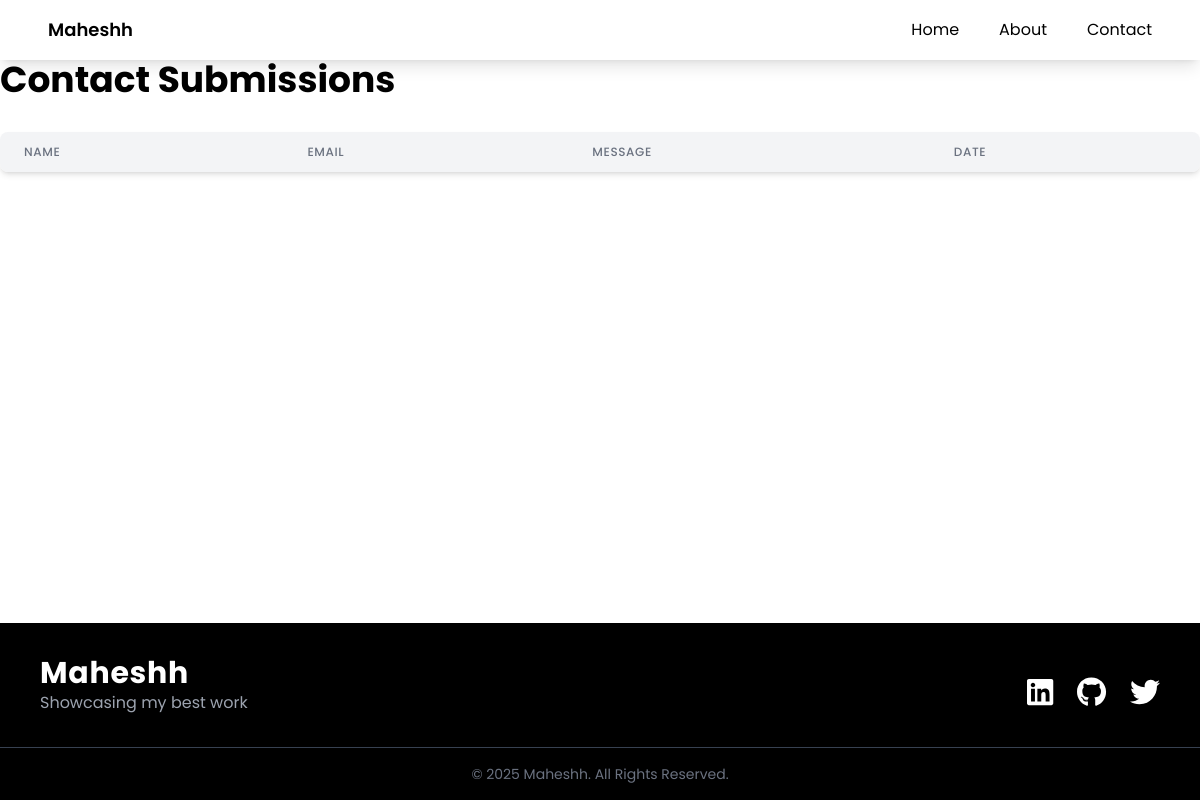
/admin/contacts, run on an earlier commit of the app's database.
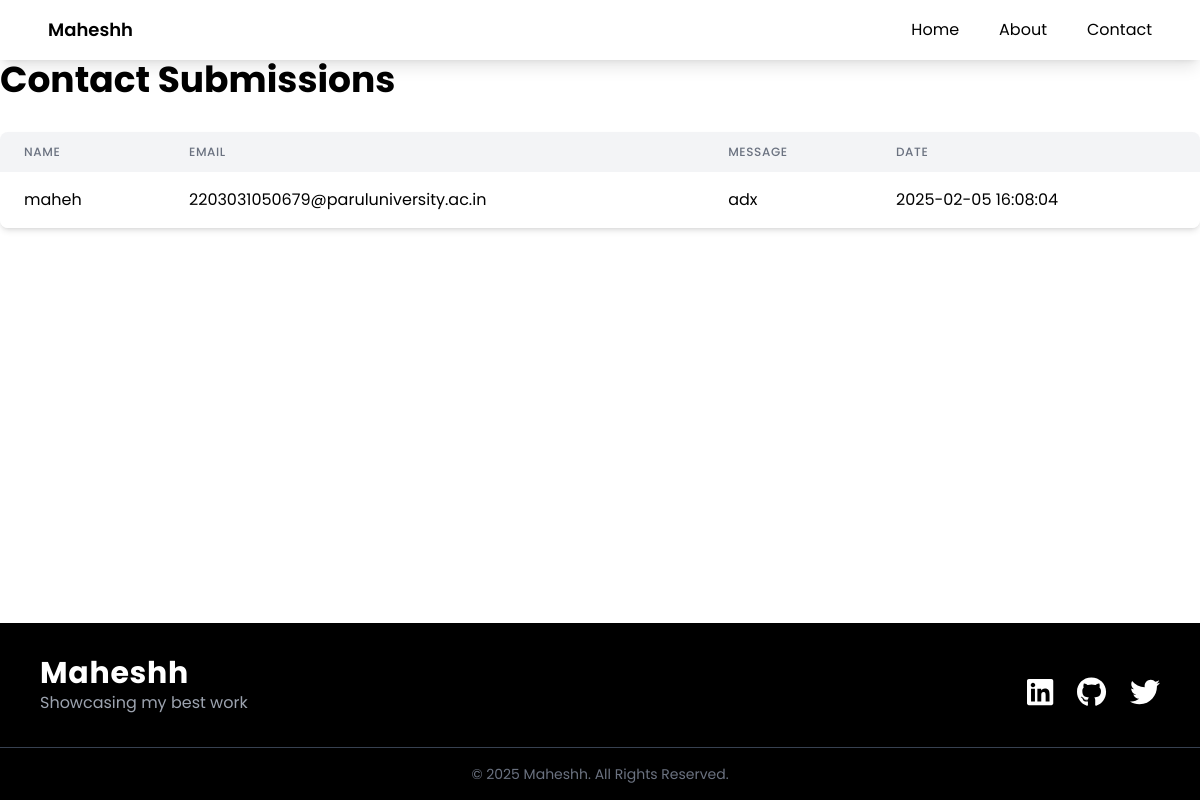
And on a later commit of the database.
### app.py (models this page shows)
class Contact(db.Model):
    id = db.Column(db.Integer, primary_key=True)
    name = db.Column(db.String(100), nullable=False)
    email = db.Column(db.String(100), nullable=False)
    message = db.Column(db.Text, nullable=False)
    date = db.Column(db.DateTime, default=datetime.utcnow)

### app.py (the view)
@app.route('/admin/contacts')
def admin_contacts():
    contacts = Contact.query.order_by(Contact.date.desc()).all()
    return render_template('admin_contacts.html', contacts=contacts)

### templates/admin_contacts.html (shortened to what this page needs)
{% extends "base.html" %}
{% block content %}
<h1 class="text-4xl font-bold mb-8">Contact Submissions</h1>
<div class="bg-white rounded-lg shadow-md overflow-hidden">
    <table class="min-w-full">
        <thead class="bg-gray-100">
            <tr>
                <th class="px-6 py-3 text-left text-xs font-medium text-gray-500 uppercase tracking-wider">Name</th>
                <th class="px-6 py-3 text-left text-xs font-medium text-gray-500 uppercase tracking-wider">Email</th>
                <th class="px-6 py-3 text-left text-xs font-medium text-gray-500 uppercase tracking-wider">Message</th>
                <th class="px-6 py-3 text-left text-xs font-medium text-gray-500 uppercase tracking-wider">Date</th>
            </tr>
        </thead>
        <tbody class="bg-white divide-y divide-gray-200">
            {% for contact in contacts %}
            <tr>
                <td class="px-6 py-4 whitespace-nowrap">{{ contact.name }}</td>
                <td class="px-6 py-4 whitespace-nowrap">{{ contact.email }}</td>
                <td class="px-6 py-4">{{ contact.message }}</td>
                <td class="px-6 py-4 whitespace-nowrap">{{ contact.date.strftime('%Y-%m-%d %H:%M:%S') }}</td>
            </tr>
            {% endfor %}
        </tbody>
    </table>
</div>
{% endblock %}

### templates/base.html (shortened to what this page needs)
<!DOCTYPE html>
<html lang="en">
<head>
    <script src="https://cdn.tailwindcss.com"></script>
</head>
<head>
</head>
<body class="min-h-screen flex flex-col">
    <nav class="bg-white shadow-lg sticky top-0 z-50">
        <div class="max-w-6xl mx-auto px-4">
            <div class="flex justify-between">
                <div class="flex space-x-7">
                    <div>
                        <a href="/" class="flex items-center py-4 px-2">
                            <span class="font-semibold text-black text-lg">Maheshh</span>
                        </a>
                    </div>
                </div>
                <div class="hidden md:flex items-center space-x-6">
                    <a href="/" class="nav-link py-4 px-2 text-black hover:text-gray-700 transition duration-300">Home</a>
                    <a href="/about" class="nav-link py-4 px-2 text-black hover:text-gray-700 transition duration-300">About</a>
                    <a href="/contact" class="nav-link py-4 px-2 text-black hover:text-gray-700 transition duration-300">Contact</a>
                </div>
            </div>
        </div>
    </nav>
    <div class="flex-grow">
        {% block content %}{% endblock %}
    </div>
    <footer class="bg-black text-white mt-12">
        <div class="max-w-6xl mx-auto py-8 px-4 flex flex-col md:flex-row justify-between items-center">
            <div class="text-center md:text-left mb-4 md:mb-0">
                <h2 class="text-3xl font-bold tracking-wide">Maheshh</h2>
                <p class="text-gray-400">Showcasing my best work</p>
            </div>
            <div class="flex space-x-6 mt-4 text-3xl">
                <a href="#" class="hover:text-blue-500 transition duration-300">
                    <i class="fab fa-linkedin"></i>
                </a>
                <a href="#" class="hover:text-gray-400 transition duration-300">
                    <i class="fab fa-github"></i>
                </a>
                <a href="#" class="hover:text-blue-400 transition duration-300">
                    <i class="fab fa-twitter"></i>
                </a>
            </div>
        </div>
        <div class="text-center py-4 text-gray-500 text-sm border-t border-gray-700">
            © 2025 Maheshh. All Rights Reserved.
        </div>
    </footer>
</body>
</html>

### templates/base.html (style rules this page uses)
body { font-family: 'Poppins', sans-serif; background-color: #ffffff; color: #000000; }
.nav-link { position: relative; }
.nav-link::after { content: ''; position: absolute; width: 100%; height: 2px; bottom: 0; left: 0; background-color: #000000; transform: scaleX(0); transition: transform 0.3s ease-in-out; }

What changed in the data, as far as the page shows it:
added Contact: name "maheh", email "2203031050679@paruluniversity.ac.in", message "adx", date "2025-02-05 16:08:04"
